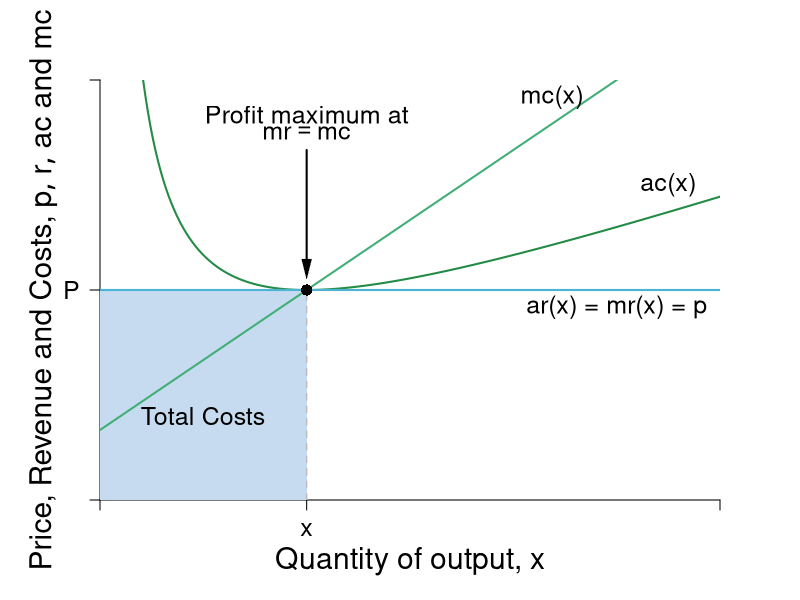

Here is the R script that generated this plot:
#Graph Designer: Simon Halliday
#Authors: Bowles, Foley and Halliday
#Title: Coordination, Conflict and Competition: A Text in Microeconomics

require(shape)
pdf(file = "competitionmarkets/perf_comp_costs.pdf", width = 9, height = 7)

#Set parameters for graphics
pointsize <- 1.8
axislabelsize <- 1.8
labelsize <- 1.5
namesize <- 1.8
annotatesize <- 1.5
graphlinewidth <- 2
segmentlinewidth <- 1.5

COL <- c("#7fc97f", "#beaed4", "#fdc086", "#ffff99", "#386cb0", "#f0027f", "#bf5b17", "#666666")
COLA <- c("#e0f3db", "#99d8c9","#66c2a4","#41ae76", "#238b45", "#005824")
COLB <- c("#c6dbef", "#4eb3d3", "#2b8cbe", "#0868ac","#084081")

#Edited the margins to cater for the larger LHS labels
par(mar =  c(5, 5, 4, 4))

AvgRevenue <- function(x, rmax = 12, xmax = 12){
  rmax - (rmax/xmax)*x
}

MRevenue <- function(x, rmax = 12, xmax = 12){
  rmax - 2*(rmax/xmax)*x
}

TotCost <- function(x, c0 = 8, c1 = 2, c2 = 0.5){
  c0 + c1*x + c2*(x^2)
}

AvgCost <- function(x, c0 = 8, c1 = 2, c2 = 0.5){
#  TotCost(x) / x
  c0 / x + c1 + c2*x
}

MCost <- function(x, c0 = 8, c1 = 2, c2 = 0.5){
# deriv(TotCost(x), x)
  c1 + 2*c2*x
}

xlims <- c(0, 12)
ylims <- c(0, 12)

npts <- 501 
x <- seq(xlims[1], xlims[2], length.out = npts)
y <- seq(ylims[1], ylims[2], length.out = npts) 
a <- c(13, 16.75, 19.25)

plot(0, 0, xlim = xlims, ylim = ylims, type = "n",
     xlab = expression(paste("")),
     ylab = expression(paste("")), 
     xaxt = "n", 
     yaxt = "n", 
     cex.lab = axislabelsize, 
     bty = "n",
     xaxs="i", 
     yaxs="i")

# ticksy <- seq(from = ylims[1], to = ylims[2], by = 1)
# ylabels <- seq(from = ylims[1], to = ylims[2], by = 1)
# ticksx <- seq(from = xlims[1], to = xlims[2], by = 1)
# xlabels <- seq(from = xlims[1], to = xlims[2], by = 1)
ticksy <- c(0, 6, NA, ylims[2])
ylabels <- c(NA, expression(paste(P)), NA, NA)
ticksx <- c(0, 4, NA, xlims[2])
xlabels <- c(NA, expression(paste(x)), NA, NA)

axis(1, at = ticksx, pos = 0, labels = xlabels, cex.axis=labelsize)
axis(2, at = ticksy, pos = 0, labels = ylabels, las = 1,cex.axis=labelsize)

npts <- 500 
xx1 <- seq(xlims[1], xlims[2], length.out = npts)
xx3 <- seq(2, 6, length.out = npts)

# Draw the polygon for profit
xpoly1 <- c(0, 0, 4, 4, 0)
ypoly1 <- c(0, min(AvgCost(xx1)), min(AvgCost(xx1)), 0, 0)
polygon(x = xpoly1, y = ypoly1, col=COLB[1],density=NULL, border = NA)

#Label the costs
text(2, 0.4*AvgCost(x = 4), expression("Total Costs"), cex = labelsize)

#Draw the polygon for costs

#xpoly2 <- c(0, 4, 4, 0, 0)
#ypoly2 <- c(0, 0, 4, 0, 0)
#polygon(x = xpoly2, y = ypoly2, col=COLB[1], density=NULL, border = NA)

# lines(xx1, bcA(xx1, w = 10, p = 1.5), col = COLB[3], lwd = graphlinewidth)
# lines(xx1, AvgRevenue(xx1, rmax = 12, xmax = 12), col = COLB[5], lwd = graphlinewidth)
# lines(xx1, MRevenue(xx1, rmax = 12, xmax = 12), col = COLB[4], lwd = graphlinewidth)
lines(xx1, AvgCost(xx1), col = COLA[5], lwd = graphlinewidth)
lines(xx1, MCost(xx1), col = COLA[4], lwd = graphlinewidth)

# Label the axes

# text(0.5*(xlims[2]), -1.8, expression(paste("Output, ", x)), xpd = TRUE, cex = axislabelsize) 
mtext(expression(paste("Quantity of output, ", x)), side=1, line = 3, cex = axislabelsize)
text(-1.1, 0.5*ylims[2], expression(paste("Price, Revenue and Costs, ", list(p, r, ac), " and ", mc)), xpd = TRUE, cex = axislabelsize, srt = 90) 

#Label curves

text(10, 5.5, expression(paste("ar(x) = mr(x) = p")), cex = labelsize)
text(11, 9, expression(paste("ac(x)")), cex = labelsize)
text(8.75, 11.5, expression(paste("mc(x)")), cex = labelsize)

#Labels cost and profit areas (To be added)


#Draw segments for total costs

segments(0, 6, 4, 6,
         lty = 2, col = "gray" , lwd = segmentlinewidth
         )
segments(4, 0, 4, 6,
         lty = 2, col = "gray" , lwd = segmentlinewidth
)
segments(0, 6, xlims[2], 6,
         lty = 1, col = COLB[2] , lwd = graphlinewidth
)

# Label Points for comparison

points(4, 6, pch = 16, col = "black", cex = 1.5)
# text(3.8, MRevenue(x = 4) - 0.4, expression(i), cex = labelsize)


# points(4, AvgRevenue(x = 4), pch = 16, col = "black", cex = 1.5)
# text(4.2, AvgRevenue(x = 4) + 0.4, expression(h), cex = labelsize)

# Arrows (Labels to be added)

text(4, 11, expression(paste("Profit maximum at")), cex = labelsize)
text(4, 10.5, expression(paste(mr == mc)), cex = labelsize)
shape::Arrows(4, 10, 4, 6.6, col = "black", lty = 1, lwd = 2, arr.type = "triangle", arr.lwd = 0.5)



dev.off()
